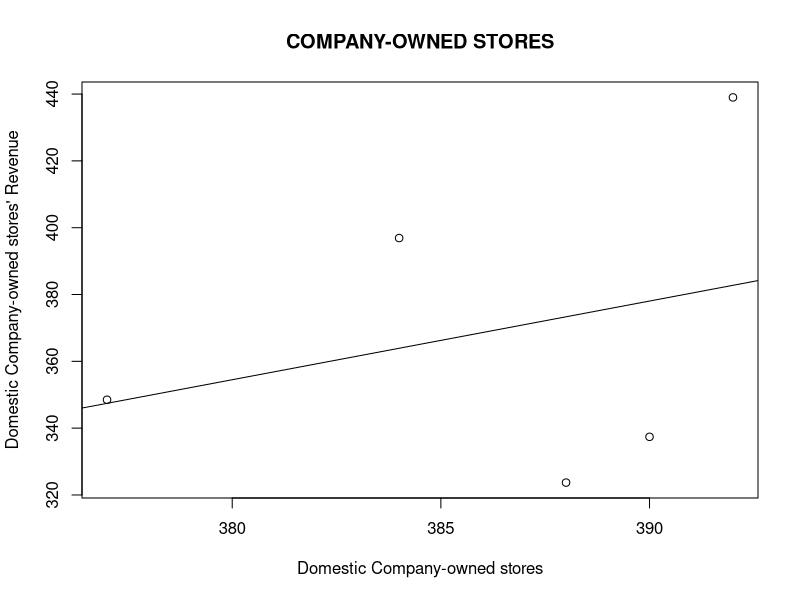

Recreate this plot in R.
getwd()
setwd("Documents/info264 wo/fianl project/")
myData<-read.csv("fianl data(Domino).csv")
View(myData)

plot(myData$Domestic.Company.owned.stores,myData$Domestic.Company.owned.stores..m.,
     main = "COMPANY-OWNED STORES",xlab = "Domestic Company-owned stores",ylab = "Domestic Company-owned stores' Revenue")
fit<-lm(myData$Domestic.Company.owned.stores..m.~myData$Domestic.Company.owned.stores)
abline(fit)

fit
